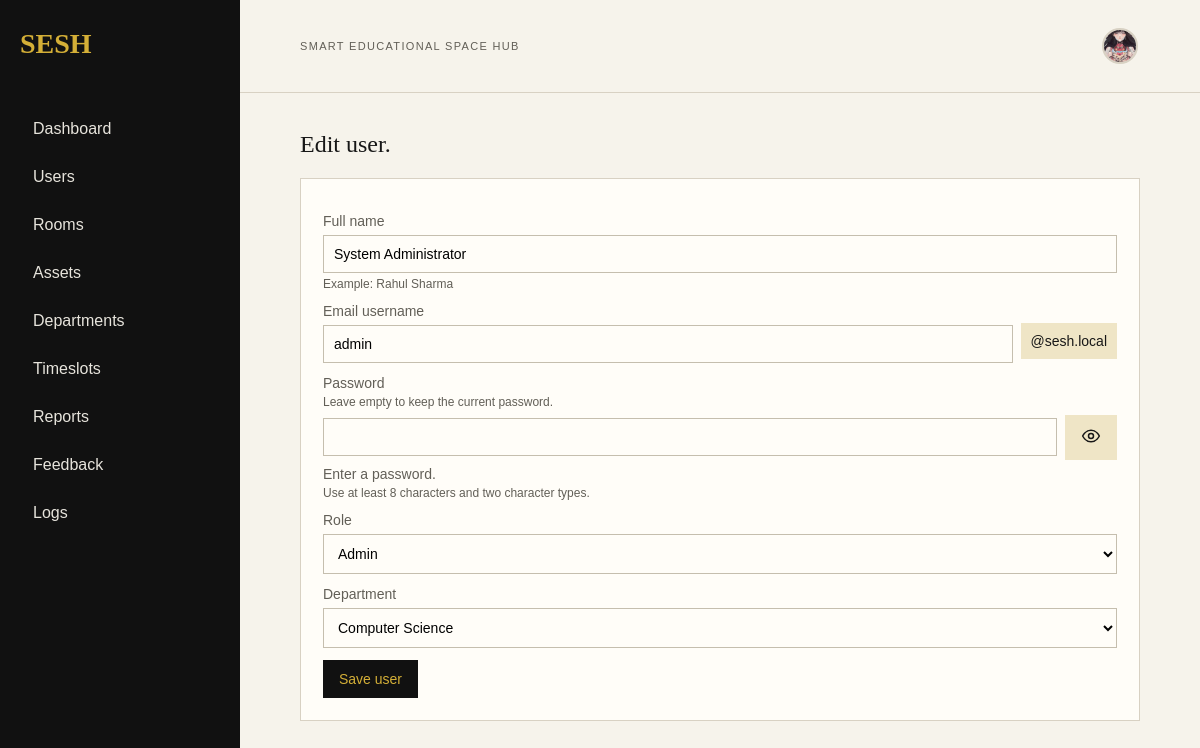
Screenshot of /admin/user_form.php?id=1 (signed in) with the database file from the repository.
### tables this page shows
CREATE TABLE user (user_id INT AUTO_INCREMENT PRIMARY KEY, role_id INT NOT NULL, department_id INT NULL, full_name VARCHAR(120) NOT NULL, email VARCHAR(150) NOT NULL UNIQUE, password_hash VARCHAR(255) NOT NULL, created_at TIMESTAMP DEFAULT CURRENT_TIMESTAMP, FOREIGN KEY (role_id) REFERENCES role(role_id), FOREIGN KEY (department_id) REFERENCES department(department_id) ON DELETE SET NULL);

CREATE TABLE role (role_id INT AUTO_INCREMENT PRIMARY KEY, role_name VARCHAR(30) NOT NULL UNIQUE);

CREATE TABLE department (department_id INT AUTO_INCREMENT PRIMARY KEY, department_name VARCHAR(100) NOT NULL UNIQUE);

### admin/user_form.php (the view, shortened to what this page needs)
<?php
global $conn;
$user_id = isset($_GET['id']) ? (int) $_GET['id'] : 0;
$user = ['full_name' => '', 'email' => '', 'role_id' => '', 'department_id' => ''];
if ($user_id > 0) {
	$user_result = mysqli_query(
		$conn,
		"SELECT full_name, email, role_id, department_id FROM user WHERE user_id = $user_id"
	);
	$user = mysqli_fetch_assoc($user_result);
}
$email_username = isset($user['email']) ? $user['email'] : '';
if (str_ends_with($email_username, '@sesh.local')) {
	$email_username = substr($email_username, 0, -strlen('@sesh.local'));
}
$roles = mysqli_query($conn, 'SELECT role_id, role_name FROM role ORDER BY role_id');
$departments = mysqli_query($conn, 'SELECT department_id, department_name FROM department ORDER BY department_name');
require "../includes/header.php";
?>
<section>
	<h1><?php echo $user_id > 0 ? 'Edit' : 'Add'; ?> user.</h1>
	<form class="panel" id="userForm" method="post" action="<?php echo htmlspecialchars(BASE_URL, ENT_QUOTES, 'UTF-8'); ?>/process/user_process.php" onsubmit="return validateUserForm()">
		<label>
			Full name
			<input name="full_name" value="<?php echo htmlspecialchars($user['full_name'], ENT_QUOTES, 'UTF-8'); ?>" required>
			<small>Example: Rahul Sharma</small>
		</label>
		<label>
			Email username
			<div class="email-input">
				<input name="email_username" value="<?php echo htmlspecialchars($email_username, ENT_QUOTES, 'UTF-8'); ?>" required pattern="[A-Za-z0-9._%+-]+">
				<span>@sesh.local</span>
			</div>
		</label>
		<label>
			Password
			<?php if ($user_id > 0): ?>
				<small>Leave empty to keep the current password.</small>
			<?php endif; ?>
			<div class="password-input">
				<input type="password" id="passwordInput" name="password" <?php echo $user_id > 0 ? '' : 'required'; ?> minlength="8" oninput="checkPasswordStrength()">
				<button type="button" id="passwordToggle" class="button light password-toggle" aria-label="Show password" title="Show password" onclick="togglePasswordVisibility()">
					<svg class="eye-icon" viewBox="0 0 24 24" aria-hidden="true" focusable="false">
						<path d="M2 12s3.5-7 10-7 10 7 10 7-3.5 7-10 7S2 12 2 12z"></path>
						<circle cx="12" cy="12" r="3"></circle>
						<line class="eye-slash" x1="3" y1="3" x2="21" y2="21"></line>
					</svg>
				</button>
			</div>
			<span class="password-strength" id="passwordStrength">Enter a password.</span>
			<small>Use at least 8 characters and two character types.</small>
		</label>
		<label>
			Role
			<select name="role_id" required>
				<?php if (mysqli_num_rows($roles) > 0): ?>
				<?php while ($role = mysqli_fetch_assoc($roles)): ?>
					<option value="<?php echo (int) $role['role_id']; ?>" <?php echo $user['role_id'] == $role['role_id'] ? 'selected' : ''; ?>>
						<?php echo htmlspecialchars($role['role_name'], ENT_QUOTES, 'UTF-8'); ?>
					</option>
				<?php endwhile; ?>
				<?php else: ?>
				<option disabled>No roles found</option>
				<?php endif; ?>
			</select>
		</label>
		<label>
			Department
			<select name="department_id">
				<?php if (mysqli_num_rows($departments) > 0): ?>
				<?php while ($department = mysqli_fetch_assoc($departments)): ?>
					<option value="<?php echo (int) $department['department_id']; ?>" <?php echo $user['department_id'] == $department['department_id'] ? 'selected' : ''; ?>>
						<?php echo htmlspecialchars($department['department_name'], ENT_QUOTES, 'UTF-8'); ?>
					</option>
				<?php endwhile; ?>
				<?php else: ?>
				<option disabled>No departments found</option>
				<?php endif; ?>
			</select>
		</label>
		<button type="submit">Save user</button>
	</form>
</section>
<?php require "../includes/footer.php"; ?>

### css/layout.css (style rules this page uses)
:root { --ink: #171717; --muted: #625f57; --paper: #f6f3eb; --line: #d8d1c3; --accent: #d4af37; --gold: #d4af37; }
* { box-sizing: border-box; }
body { margin: 0; background: var(--paper); color: var(--ink); font-family: Arial, sans-serif; }
main > section, main > .content { max-width: 1200px; margin: 0 auto; padding: 38px 5vw; }

### css/style.css (style rules this page uses)
h1, h2, h3 { margin-top: 0; font-family: Georgia, serif; font-weight: normal; }
.card, .panel { padding: 22px; background: #fffdf8; border: 1px solid var(--line); }
.button, button { display: inline-block; padding: 11px 16px; border: 0; background: #111111; color: var(--gold); font: 14px Arial, sans-serif; text-decoration: none; cursor: pointer; }
.button.light { background: #efe5c6; color: #171717; }
label { display: block; margin: 12px 0; color: var(--muted); font-size: 14px; }
label small, small { display: block; margin-top: 4px; color: var(--muted); font-size: 12px; }
input, select, textarea { display: block; width: 100%; margin-top: 6px; padding: 10px; border: 1px solid #c5beae; background: #fffdf8; font: inherit; }
.email-input, .password-input { display: flex; align-items: center; gap: 8px; }
.email-input input, .password-input input { flex: 1; }
.email-input span { padding: 10px; background: #efe5c6; color: #171717; white-space: nowrap; }
.password-input .button { margin: 6px 0 0; white-space: nowrap; }
.eye-icon { width: 20px; height: 20px; fill: none; stroke: currentColor; stroke-width: 1.8; stroke-linecap: round; stroke-linejoin: round; }
.password-strength { display: block; margin-top: 6px; }

### rows the page displays
user: full_name "System Administrator", email_username "admin", role_id "Admin", department_id "Computer Science"
